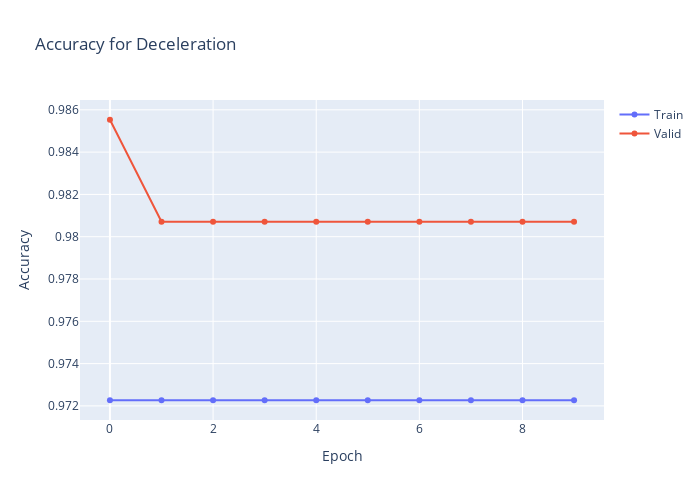

This figure's notebook cell:
### Code cell
plt.clf()
fig = go.Figure()
fig.add_trace(go.Scatter(
                    y=dec_model_history.history['accuracy'],
                    name='Train'))
fig.add_trace(go.Scatter(
                    y=dec_model_history.history['val_accuracy'],
                    name='Valid'))
fig.update_layout(height=500, 
                  width=700,
                  title='Accuracy for Deceleration',
                  xaxis_title='Epoch',
                  yaxis_title='Accuracy')
fig.show()

### Figure 1 — Plotly figure (JSON) as saved in the notebook; plotly's stock layout.template omitted (floating-point values rounded to 4 significant figures)
{"data": [{"name": "Train", "type": "scatter", "y": [0.9723, 0.9723, 0.9723, 0.9723, 0.9723, 0.9723, 0.9723, 0.9723, 0.9723, 0.9723]}, {"name": "Valid", "type": "scatter", "y": [0.9855, 0.9807, 0.9807, 0.9807, 0.9807, 0.9807, 0.9807, 0.9807, 0.9807, 0.9807]}], "layout": {"height": 500, "title": {"text": "Accuracy for Deceleration"}, "width": 700, "xaxis": {"title": {"text": "Epoch"}}, "yaxis": {"title": {"text": "Accuracy"}}}}
